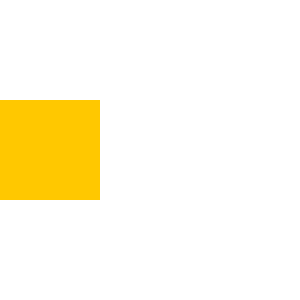
Frame 1 (no input)
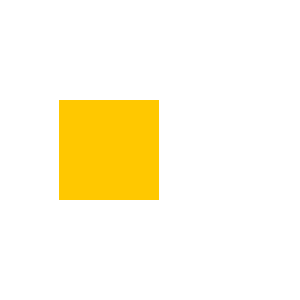
Frame 60 (the mouse pressed at the canvas centre just before this capture)
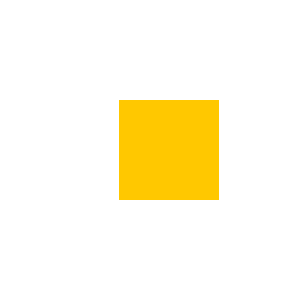
Frame 120 (the mouse held since frame 60 and released just before this capture)

The Processing sketch that drew these frames (run headless with seeded random() and noise(); from frame 60 on, the mouse is pressed at the canvas centre):

// Processing sketch: CE1_3
// ── CE1_3.pde
int xSize = 100;
int ySize = 100;
int xLoc = 0;
int yLoc = 100;
void setup(){
  size(300, 300);
  noStroke();
  fill(255, 200, 0);
}

void draw(){
  background(255);
  rect(xLoc++, yLoc, xSize, ySize);
  if(xLoc > 199)
    rect(xLoc - 300, yLoc, xSize, ySize); 
  if(xLoc == 299)
    xLoc = 0;
}
